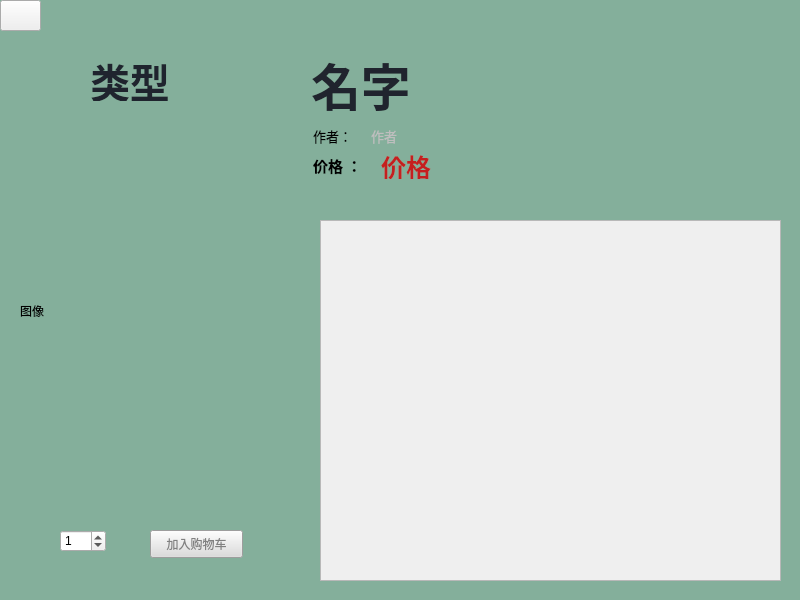
<?xml version="1.0" encoding="UTF-8"?>
<ui version="4.0">
 <class>DetailedInfoForm</class>
 <widget class="QWidget" name="DetailedInfoForm">
  <property name="geometry">
   <rect>
    <x>0</x>
    <y>0</y>
    <width>800</width>
    <height>600</height>
   </rect>
  </property>
  <property name="windowTitle">
   <string>Form</string>
  </property>
  <property name="styleSheet">
   <string notr="true">
#DetailedInfoForm{
	 background-color: #84AF9B;
	
	
}
</string>
  </property>
  <widget class="QPushButton" name="pushButton">
   <property name="geometry">
    <rect>
     <x>0</x>
     <y>0</y>
     <width>41</width>
     <height>31</height>
    </rect>
   </property>
   <property name="styleSheet">
    <string notr="true">QPushButton{



}

QPushButton:hover{


	border:1px solid blue;
	background-color: #FFFFFF;

}</string>
   </property>
   <property name="text">
    <string/>
   </property>
   <property name="icon">
    <iconset resource="../resources.qrc">
     <normaloff>:/images/close.png</normaloff>:/images/close.png</iconset>
   </property>
  </widget>
  <widget class="QLabel" name="lb_bookImage">
   <property name="geometry">
    <rect>
     <x>20</x>
     <y>140</y>
     <width>211</width>
     <height>341</height>
    </rect>
   </property>
   <property name="text">
    <string>图像</string>
   </property>
  </widget>
  <widget class="QLabel" name="lb_bookName">
   <property name="enabled">
    <bool>false</bool>
   </property>
   <property name="geometry">
    <rect>
     <x>311</x>
     <y>51</y>
     <width>441</width>
     <height>66</height>
    </rect>
   </property>
   <property name="font">
    <font>
     <pointsize>-1</pointsize>
     <weight>99</weight>
     <bold>true</bold>
    </font>
   </property>
   <property name="styleSheet">
    <string notr="true">*{
	color : rgb(32,36,46);
	font-size: 50px;
	font-weight:800; 
}</string>
   </property>
   <property name="text">
    <string>名字</string>
   </property>
  </widget>
  <widget class="QLabel" name="lb_price">
   <property name="enabled">
    <bool>false</bool>
   </property>
   <property name="geometry">
    <rect>
     <x>381</x>
     <y>154</y>
     <width>291</width>
     <height>25</height>
    </rect>
   </property>
   <property name="styleSheet">
    <string notr="true">*{
	color : rgb(197,31,31);
	font-size: 25px;
	font-weight:800; 
}</string>
   </property>
   <property name="text">
    <string>价格</string>
   </property>
  </widget>
  <widget class="QLabel" name="lb_author">
   <property name="enabled">
    <bool>false</bool>
   </property>
   <property name="geometry">
    <rect>
     <x>371</x>
     <y>126</y>
     <width>271</width>
     <height>19</height>
    </rect>
   </property>
   <property name="font">
    <font>
     <family>华光细圆_CNKI</family>
     <pointsize>10</pointsize>
    </font>
   </property>
   <property name="text">
    <string>作者</string>
   </property>
  </widget>
  <widget class="QLabel" name="lb_type">
   <property name="enabled">
    <bool>false</bool>
   </property>
   <property name="geometry">
    <rect>
     <x>90</x>
     <y>60</y>
     <width>121</width>
     <height>41</height>
    </rect>
   </property>
   <property name="font">
    <font>
     <pointsize>-1</pointsize>
     <weight>87</weight>
     <bold>true</bold>
    </font>
   </property>
   <property name="styleSheet">
    <string notr="true">*{
	 
	color : rgb(31,36,46);;
	font-size: 40px;
	font-weight:700; 
}</string>
   </property>
   <property name="text">
    <string>类型</string>
   </property>
  </widget>
  <widget class="QTextEdit" name="TE">
   <property name="enabled">
    <bool>false</bool>
   </property>
   <property name="geometry">
    <rect>
     <x>320</x>
     <y>220</y>
     <width>461</width>
     <height>361</height>
    </rect>
   </property>
   <property name="font">
    <font>
     <family>隶书</family>
     <pointsize>10</pointsize>
    </font>
   </property>
   <property name="styleSheet">
    <string notr="true">#TE{



}</string>
   </property>
  </widget>
  <widget class="QLabel" name="label">
   <property name="geometry">
    <rect>
     <x>313</x>
     <y>154</y>
     <width>61</width>
     <height>22</height>
    </rect>
   </property>
   <property name="font">
    <font>
     <family>Agency FB</family>
     <pointsize>11</pointsize>
     <weight>75</weight>
     <bold>true</bold>
    </font>
   </property>
   <property name="text">
    <string>价格 ：</string>
   </property>
  </widget>
  <widget class="QLabel" name="label_2">
   <property name="geometry">
    <rect>
     <x>313</x>
     <y>126</y>
     <width>51</width>
     <height>19</height>
    </rect>
   </property>
   <property name="font">
    <font>
     <family>华光细黑_CNKI</family>
     <pointsize>10</pointsize>
    </font>
   </property>
   <property name="text">
    <string>作者：</string>
   </property>
  </widget>
  <widget class="QPushButton" name="pb_shoppingcart">
   <property name="geometry">
    <rect>
     <x>150</x>
     <y>530</y>
     <width>93</width>
     <height>28</height>
    </rect>
   </property>
   <property name="styleSheet">
    <string notr="true">QPushButton{
	color: gray;
	background-color:#DCDCDC;

}


QPushButton:hover{


color:#FFFFF0;
background-color: rgb(174, 16, 39);

}</string>
   </property>
   <property name="text">
    <string>加入购物车</string>
   </property>
  </widget>
  <widget class="QSpinBox" name="spinBox">
   <property name="geometry">
    <rect>
     <x>60</x>
     <y>530</y>
     <width>46</width>
     <height>22</height>
    </rect>
   </property>
   <property name="value">
    <number>1</number>
   </property>
  </widget>
 </widget>
 <resources>
  <include location="../resources.qrc"/>
 </resources>
 <connections/>
</ui>
